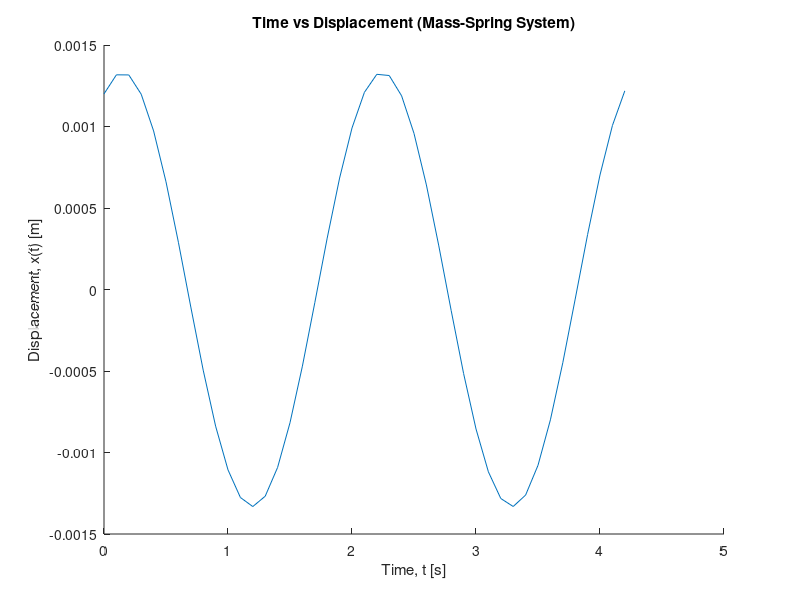

Here is the MATLAB script that generated this plot:
%Joel Lubinitsky
%MAE 321 - HW 1
%01/21/15

clear all
close all
clc

%% Given
frequencyNaturalRad = 3;       %rad/s
xInitial            = 1.2;     %mm
velocityInitial     = sqrt(3); %mm/s

%% Conversions
xInitial        = xInitial / 1000;        %m
velocityInitial = velocityInitial / 1000; %m/s

%% Calculations
frequencyNaturalHz = frequencyNaturalRad / (2 * pi); %Hz
periodNatural      = 1 / frequencyNaturalHz;         %s

dt        = 0.1;                    %s
timeTotal = 2 * periodNatural + dt; %s
time      = [0 : dt : timeTotal];   %s

x = xInitial .* cos(frequencyNaturalRad .* time) + (velocityInitial ./ frequencyNaturalRad) .* sin(frequencyNaturalRad .* time); %m

%% Plot
figure(1)
hold on
title('Time vs Displacement (Mass-Spring System)')
xlabel('Time, t [s]')
ylabel('Displacement, x(t) [m]')
plot(time, x)